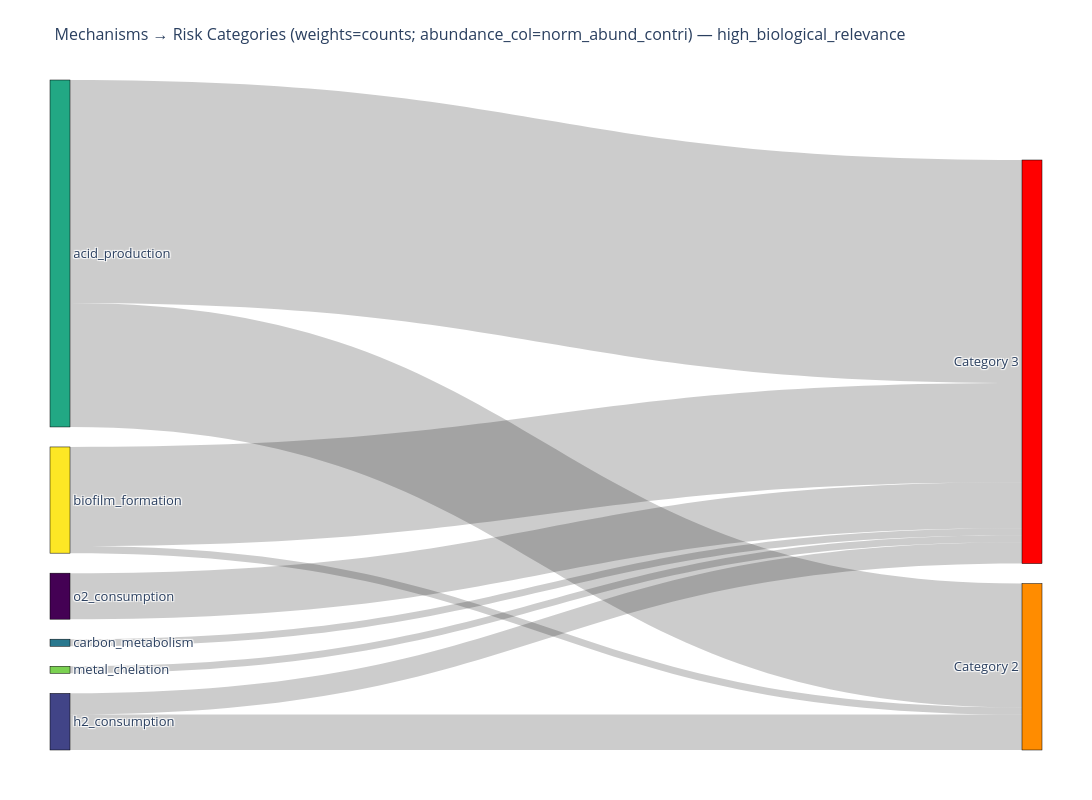

Write notebook code for a chart like this one.
### Code cell
fig = temporal_transition(high_biological_relevance, "high_biological_relevance",
        weight_mode='counts',            #     "counts",  "composite", "composite_abs" 
        abundance_col='norm_abund_contri',   #  or any column with abundance
        normalize= True,                      # True for min-max on sig/mag but keep abundance raw (see below)
        category_dict=category_dict, 
    )
fig.show()
output_path = data_visual / "11_sankey.png"
fig.write_image(output_path, width=1200, height=800)

### Figure 1 — Plotly figure (JSON) as saved in the notebook; plotly's stock layout.template omitted (floating-point values rounded to 4 significant figures)
{"data": [{"arrangement": "snap", "link": {"hovertemplate": "<b>%{source.label}</b> → <b>%{target.label}</b><br>Weight: %{value:.3f}<extra></extra>", "source": [3, 3, 5, 5, 2, 1, 1, 4, 0], "target": [7, 8, 7, 8, 8, 7, 8, 8, 8], "value": [35.0, 63.0, 2.0, 28.0, 2.0, 10.0, 6.0, 2.0, 13.0]}, "node": {"color": ["#440154", "#414487", "#2a788e", "#22a884", "#7ad151", "#fde725", "#008800", "#FF8C00", "#FF0000"], "hovertemplate": "<b>%{label}</b><extra></extra>", "label": ["o2_consumption", "h2_consumption", "carbon_metabolism", "acid_production", "metal_chelation", "biofilm_formation", "Category 1", "Category 2", "Category 3"], "line": {"color": "black", "width": 0.5}, "pad": 20, "thickness": 20}, "type": "sankey"}], "layout": {"font": {"size": 13}, "height": 800, "margin": {"b": 50, "l": 50, "r": 50, "t": 80}, "title": {"font": {"size": 16}, "text": "Mechanisms → Risk Categories (weights=counts; abundance_col=norm_abund_contri) — high_biological_relevance"}, "width": 1200}}
